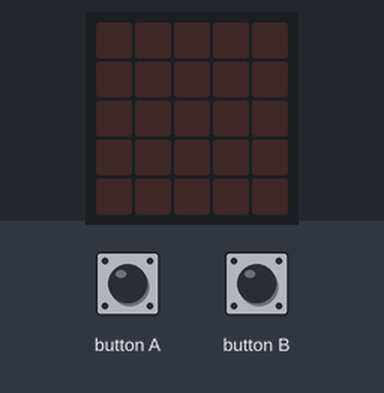
Bench run of a program on a simulated BBC micro:bit (MakeCode). Parts: the board's 5×5 LED display. The inputs (shaded band) are chosen by the test bench.

Above: at 1.2 s.
1.3 s: button B pressed for 0.15 s
At 1.7 s:
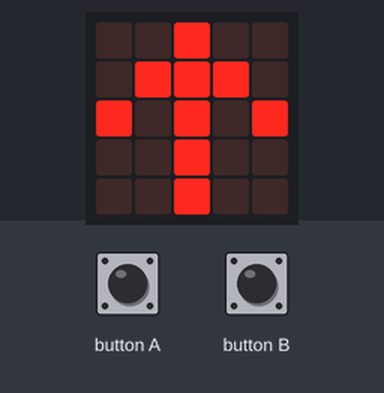
At 2.9 s:
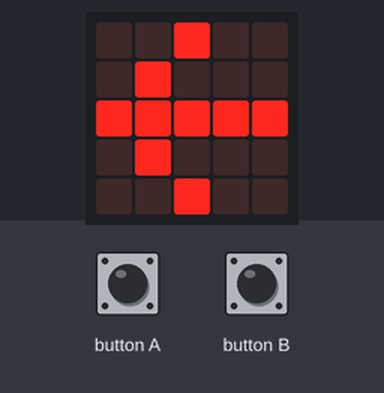
4.4 s: button A pressed for 3.2 s
9.4 s: button B pressed for 3.2 s
At 12.6 s:
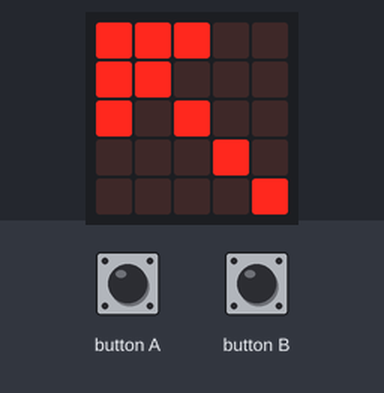
Timing chart, 0 to 14.1 s (numbered marks = the images above; inputs shaded):
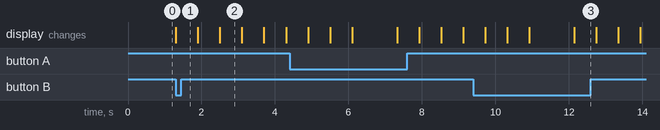

Measured:
- after the input at 1.3 s, the display: changes at once (image 1)
- after the input at 9.4 s, the display: first differs from a run without the input after 2.7 s (image 3)
- what the display in image 2 shows lasts 0.6 s, from 2.5 s to 3.1 s

The program:

main.ts
```typescript
let y = 0
basic.forever(function () {
    if (input.buttonIsPressed(Button.A)) {
        y = 1
        while (y == 1) {
            basic.showArrow(ArrowNames.North)
            basic.showArrow(ArrowNames.NorthEast)
            basic.showArrow(ArrowNames.East)
            basic.showArrow(ArrowNames.SouthEast)
            basic.showArrow(ArrowNames.South)
            basic.showArrow(ArrowNames.SouthWest)
            basic.showArrow(ArrowNames.West)
            basic.showArrow(ArrowNames.North)
            if (input.buttonIsPressed(Button.B)) {
                y = 2
            }
        }
    } else if (input.buttonIsPressed(Button.B)) {
        y = 2
        while (y == 2) {
            basic.showArrow(ArrowNames.North)
            basic.showArrow(ArrowNames.NorthWest)
            basic.showArrow(ArrowNames.West)
            basic.showArrow(ArrowNames.SouthWest)
            basic.showArrow(ArrowNames.South)
            basic.showArrow(ArrowNames.SouthEast)
            basic.showArrow(ArrowNames.East)
            basic.showArrow(ArrowNames.NorthEast)
            basic.showArrow(ArrowNames.North)
            if (input.buttonIsPressed(Button.A)) {
                y = 1
            }
        }
    }
})
```

test.ts
```typescript
// aquí va el archivo "tests"; esto no se compilará cuando este paquete se utilice como una extensión.
```
